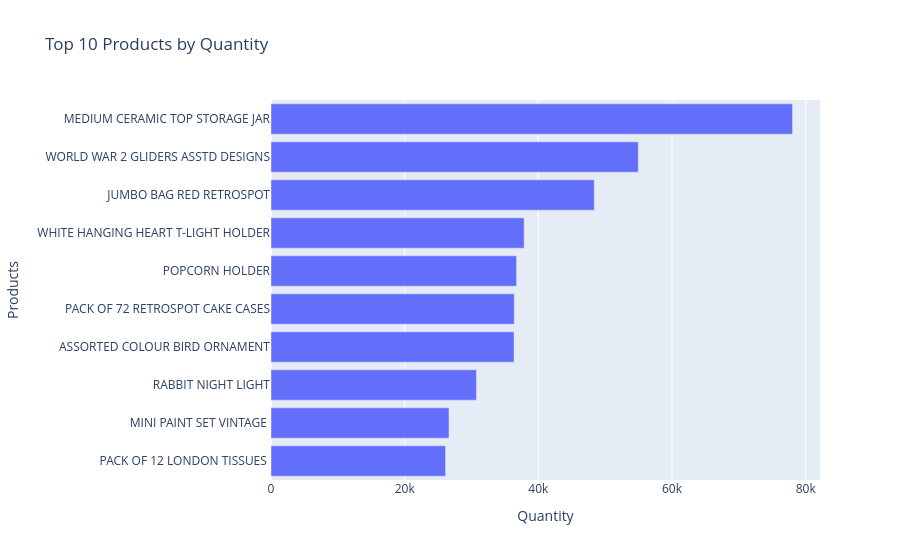

Notebook code for this chart:
### Code cell
fig = px.bar(
    x = top_by_qty.values,
    y =top_by_qty.index,
    orientation='h',
    labels={'x':'Quantity', 'y':'Products'},
    title='Top 10 Products by Quantity'
)

fig.update_yaxes(autorange='reversed')
fig.show()

### Figure 1 — Plotly figure (JSON) as saved in the notebook; plotly's stock layout.template omitted (floating-point values rounded to 4 significant figures)
{"data": [{"hovertemplate": "Quantity=%{x}<br>Products=%{y}<extra></extra>", "legendgroup": "", "marker": {"color": "#636efa", "pattern": {"shape": ""}}, "name": "", "orientation": "h", "showlegend": false, "textposition": "auto", "type": "bar", "x": [78033, 54951, 48371, 37872, 36749, 36396, 36362, 30739, 26633, 26119], "xaxis": "x", "y": ["MEDIUM CERAMIC TOP STORAGE JAR", "WORLD WAR 2 GLIDERS ASSTD DESIGNS", "JUMBO BAG RED RETROSPOT", "WHITE HANGING HEART T-LIGHT HOLDER", "POPCORN HOLDER", "PACK OF 72 RETROSPOT CAKE CASES", "ASSORTED COLOUR BIRD ORNAMENT", "RABBIT NIGHT LIGHT", "MINI PAINT SET VINTAGE ", "PACK OF 12 LONDON TISSUES "], "yaxis": "y"}], "layout": {"barmode": "relative", "legend": {"tracegroupgap": 0}, "title": {"text": "Top 10 Products by Quantity"}, "xaxis": {"anchor": "y", "domain": [0, 1], "title": {"text": "Quantity"}}, "yaxis": {"anchor": "x", "autorange": "reversed", "domain": [0, 1], "title": {"text": "Products"}}}}
